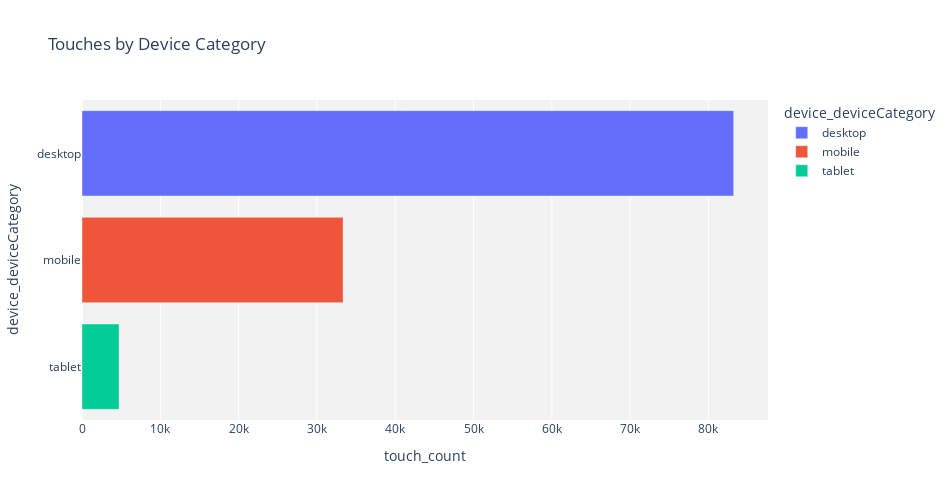

The notebook cell this image was saved under:
### Markdown cell above
**What are touchpoint counts by desktop, mobile, tablet, other?**

### Code cell
viz_df = full_df[~full_df['event_name'].isin(['conversion','dead_end'])]['device_deviceCategory'].value_counts().reset_index()
viz_df.columns = ['device_deviceCategory','touch_count']

## use visualization package to make a bar chart

bar_fig = px.bar(viz_df
                 ,x='touch_count'
                 ,y='device_deviceCategory'
                 ,title='Touches by Device Category'
                 ,color=viz_df['device_deviceCategory']
                 )

bar_fig.update_layout(width=950
                      ,height=500
                      ,yaxis={'categoryorder': 'total ascending'}
                      ,plot_bgcolor='#f2f2f2') 

bar_fig.show()

### Figure 1 — Plotly figure (JSON) as saved in the notebook; plotly's stock layout.template omitted (floating-point values rounded to 4 significant figures)
{"data": [{"alignmentgroup": "True", "hovertemplate": "device_deviceCategory=%{y}<br>touch_count=%{x}<extra></extra>", "legendgroup": "desktop", "marker": {"color": "#636efa", "pattern": {"shape": ""}}, "name": "desktop", "offsetgroup": "desktop", "orientation": "h", "showlegend": true, "textposition": "auto", "type": "bar", "x": [83219], "xaxis": "x", "y": ["desktop"], "yaxis": "y"}, {"alignmentgroup": "True", "hovertemplate": "device_deviceCategory=%{y}<br>touch_count=%{x}<extra></extra>", "legendgroup": "mobile", "marker": {"color": "#EF553B", "pattern": {"shape": ""}}, "name": "mobile", "offsetgroup": "mobile", "orientation": "h", "showlegend": true, "textposition": "auto", "type": "bar", "x": [33338], "xaxis": "x", "y": ["mobile"], "yaxis": "y"}, {"alignmentgroup": "True", "hovertemplate": "device_deviceCategory=%{y}<br>touch_count=%{x}<extra></extra>", "legendgroup": "tablet", "marker": {"color": "#00cc96", "pattern": {"shape": ""}}, "name": "tablet", "offsetgroup": "tablet", "orientation": "h", "showlegend": true, "textposition": "auto", "type": "bar", "x": [4726], "xaxis": "x", "y": ["tablet"], "yaxis": "y"}], "layout": {"barmode": "relative", "height": 500, "legend": {"title": {"text": "device_deviceCategory"}, "tracegroupgap": 0}, "plot_bgcolor": "#f2f2f2", "title": {"text": "Touches by Device Category"}, "width": 950, "xaxis": {"anchor": "y", "domain": [0, 1], "title": {"text": "touch_count"}}, "yaxis": {"anchor": "x", "categoryarray": ["tablet", "mobile", "desktop"], "categoryorder": "total ascending", "domain": [0, 1], "title": {"text": "device_deviceCategory"}}}}
